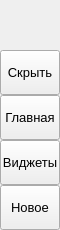
        <widget class="QFrame" name="leftMenuBg">
         <property name="minimumSize">
          <size>
           <width>60</width>
           <height>0</height>
          </size>
         </property>
         <property name="maximumSize">
          <size>
           <width>60</width>
           <height>16777215</height>
          </size>
         </property>
         <property name="frameShape">
          <enum>QFrame::NoFrame</enum>
         </property>
         <property name="frameShadow">
          <enum>QFrame::Raised</enum>
         </property>
         <layout class="QVBoxLayout" name="verticalLayout_3">
          <property name="spacing">
           <number>0</number>
          </property>
          <property name="leftMargin">
           <number>0</number>
          </property>
          <property name="topMargin">
           <number>0</number>
          </property>
          <property name="rightMargin">
           <number>0</number>
          </property>
          <property name="bottomMargin">
           <number>0</number>
          </property>
          <item>
           <widget class="QFrame" name="topLogoInfo">
            <property name="minimumSize">
             <size>
              <width>0</width>
              <height>50</height>
             </size>
            </property>
            <property name="maximumSize">
             <size>
              <width>16777215</width>
              <height>50</height>
             </size>
            </property>
            <property name="frameShape">
             <enum>QFrame::NoFrame</enum>
            </property>
            <property name="frameShadow">
             <enum>QFrame::Raised</enum>
            </property>
            <widget class="QFrame" name="topLogo">
             <property name="geometry">
              <rect>
               <x>10</x>
               <y>5</y>
               <width>42</width>
               <height>42</height>
              </rect>
             </property>
             <property name="minimumSize">
              <size>
               <width>42</width>
               <height>42</height>
              </size>
             </property>
             <property name="maximumSize">
              <size>
               <width>42</width>
               <height>42</height>
              </size>
             </property>
             <property name="frameShape">
              <enum>QFrame::NoFrame</enum>
             </property>
             <property name="frameShadow">
              <enum>QFrame::Raised</enum>
             </property>
            </widget>
            <widget class="QLabel" name="titleLeftApp">
             <property name="geometry">
              <rect>
               <x>70</x>
               <y>8</y>
               <width>160</width>
               <height>20</height>
              </rect>
             </property>
             <property name="font">
              <font>
               <family>Segoe UI</family>
               <pointsize>10</pointsize>
               <italic>false</italic>
               <bold>false</bold>
              </font>
             </property>
             <property name="text">
              <string>P3LOVE</string>
             </property>
             <property name="alignment">
              <set>Qt::AlignLeading|Qt::AlignLeft|Qt::AlignTop</set>
             </property>
            </widget>
            <widget class="QLabel" name="titleLeftDescription">
             <property name="geometry">
              <rect>
               <x>70</x>
               <y>27</y>
               <width>160</width>
               <height>16</height>
              </rect>
             </property>
             <property name="maximumSize">
              <size>
               <width>16777215</width>
               <height>16</height>
              </size>
             </property>
             <property name="font">
              <font>
               <family>Segoe UI</family>
               <pointsize>8</pointsize>
               <italic>false</italic>
               <bold>false</bold>
              </font>
             </property>
             <property name="text">
              <string>Voice assistant / dashboard</string>
             </property>
             <property name="alignment">
              <set>Qt::AlignLeading|Qt::AlignLeft|Qt::AlignTop</set>
             </property>
            </widget>
           </widget>
          </item>
          <item>
           <widget class="QFrame" name="leftMenuFrame">
            <property name="frameShape">
             <enum>QFrame::NoFrame</enum>
            </property>
            <property name="frameShadow">
             <enum>QFrame::Raised</enum>
            </property>
            <layout class="QVBoxLayout" name="verticalMenuLayout">
             <property name="spacing">
              <number>0</number>
             </property>
             <property name="leftMargin">
              <number>0</number>
             </property>
             <property name="topMargin">
              <number>0</number>
             </property>
             <property name="rightMargin">
              <number>0</number>
             </property>
             <property name="bottomMargin">
              <number>0</number>
             </property>
             <item>
              <widget class="QFrame" name="toggleBox">
               <property name="maximumSize">
                <size>
                 <width>16777215</width>
                 <height>45</height>
                </size>
               </property>
               <property name="frameShape">
                <enum>QFrame::NoFrame</enum>
               </property>
               <property name="frameShadow">
                <enum>QFrame::Raised</enum>
               </property>
               <layout class="QVBoxLayout" name="verticalLayout_4">
                <property name="spacing">
                 <number>0</number>
                </property>
                <property name="leftMargin">
                 <number>0</number>
                </property>
                <property name="topMargin">
                 <number>0</number>
                </property>
                <property name="rightMargin">
                 <number>0</number>
                </property>
                <property name="bottomMargin">
                 <number>0</number>
                </property>
                <item>
                 <widget class="QPushButton" name="toggleButton">
                  <property name="sizePolicy">
                   <sizepolicy hsizetype="Expanding" vsizetype="Fixed">
                    <horstretch>0</horstretch>
                    <verstretch>0</verstretch>
                   </sizepolicy>
                  </property>
                  <property name="minimumSize">
                   <size>
                    <width>0</width>
                    <height>45</height>
                   </size>
                  </property>
                  <property name="font">
                   <font>
                    <family>Segoe UI</family>
                    <pointsize>10</pointsize>
                    <italic>false</italic>
                    <bold>false</bold>
                   </font>
                  </property>
                  <property name="cursor">
                   <cursorShape>PointingHandCursor</cursorShape>
                  </property>
                  <property name="layoutDirection">
                   <enum>Qt::LeftToRight</enum>
                  </property>
                  <property name="styleSheet">
                   <string notr="true">background-image: url(:/icons/images/icons/icon_menu.png);</string>
                  </property>
                  <property name="text">
                   <string>Скрыть</string>
                  </property>
                 </widget>
                </item>
               </layout>
              </widget>
             </item>
             <item alignment="Qt::AlignTop">
              <widget class="QFrame" name="topMenu">
               <property name="frameShape">
                <enum>QFrame::NoFrame</enum>
               </property>
               <property name="frameShadow">
                <enum>QFrame::Raised</enum>
               </property>
               <layout class="QVBoxLayout" name="verticalLayout_8">
                <property name="spacing">
                 <number>0</number>
                </property>
                <property name="leftMargin">
                 <number>0</number>
                </property>
                <property name="topMargin">
                 <number>0</number>
                </property>
                <property name="rightMargin">
                 <number>0</number>
                </property>
                <property name="bottomMargin">
                 <number>0</number>
                </property>
                <item>
                 <widget class="QPushButton" name="btn_home">
                  <property name="sizePolicy">
                   <sizepolicy hsizetype="Expanding" vsizetype="Fixed">
                    <horstretch>0</horstretch>
                    <verstretch>0</verstretch>
                   </sizepolicy>
                  </property>
                  <property name="minimumSize">
                   <size>
                    <width>0</width>
                    <height>45</height>
                   </size>
                  </property>
                  <property name="font">
                   <font>
                    <family>Segoe UI</family>
                    <pointsize>10</pointsize>
                    <italic>false</italic>
                    <bold>false</bold>
                   </font>
                  </property>
                  <property name="cursor">
                   <cursorShape>PointingHandCursor</cursorShape>
                  </property>
                  <property name="layoutDirection">
                   <enum>Qt::LeftToRight</enum>
                  </property>
                  <property name="styleSheet">
                   <string notr="true">background-image: url(:/icons/images/icons/cil-home.png);</string>
                  </property>
                  <property name="text">
                   <string>Главная</string>
                  </property>
                 </widget>
                </item>
                <item>
                 <widget class="QPushButton" name="btn_widgets">
                  <property name="sizePolicy">
                   <sizepolicy hsizetype="Expanding" vsizetype="Fixed">
                    <horstretch>0</horstretch>
                    <verstretch>0</verstretch>
                   </sizepolicy>
                  </property>
                  <property name="minimumSize">
                   <size>
                    <width>0</width>
                    <height>45</height>
                   </size>
                  </property>
                  <property name="font">
                   <font>
                    <family>Segoe UI</family>
                    <pointsize>10</pointsize>
                    <italic>false</italic>
                    <bold>false</bold>
                   </font>
                  </property>
                  <property name="cursor">
                   <cursorShape>PointingHandCursor</cursorShape>
                  </property>
                  <property name="layoutDirection">
                   <enum>Qt::LeftToRight</enum>
                  </property>
                  <property name="styleSheet">
                   <string notr="true">background-image: url(:/icons/images/icons/cil-gamepad.png);</string>
                  </property>
                  <property name="text">
                   <string>Виджеты</string>
                  </property>
                 </widget>
                </item>
                <item>
                 <widget class="QPushButton" name="btn_new">
                  <property name="sizePolicy">
                   <sizepolicy hsizetype="Expanding" vsizetype="Fixed">
                    <horstretch>0</horstretch>
                    <verstretch>0</verstretch>
                   </sizepolicy>
                  </property>
                  <property name="minimumSize">
                   <size>
                    <width>0</width>
                    <height>45</height>
                   </size>
                  </property>
                  <property name="font">
                   <font>
                    <family>Segoe UI</family>
                    <pointsize>10</pointsize>
                    <italic>false</italic>
                    <bold>false</bold>
                   </font>
                  </property>
                  <property name="cursor">
                   <cursorShape>PointingHandCursor</cursorShape>
                  </property>
                  <property name="layoutDirection">
                   <enum>Qt::LeftToRight</enum>
                  </property>
                  <property name="styleSheet">
                   <string notr="true">background-image: url(:/icons/images/icons/cil-file.png);</string>
                  </property>
                  <property name="text">
                   <string>Новое</string>
                  </property>
                 </widget>
                </item>
               </layout>
              </widget>
             </item>
             <item alignment="Qt::AlignBottom">
              <widget class="QFrame" name="bottomMenu">
               <property name="frameShape">
                <enum>QFrame::NoFrame</enum>
               </property>
               <property name="frameShadow">
                <enum>QFrame::Raised</enum>
               </property>
               <layout class="QVBoxLayout" name="verticalLayout_9">
                <property name="spacing">
                 <number>0</number>
                </property>
                <property name="leftMargin">
                 <number>0</number>
                </property>
                <property name="topMargin">
                 <number>0</number>
                </property>
                <property name="rightMargin">
                 <number>0</number>
                </property>
                <property name="bottomMargin">
                 <number>0</number>
                </property>
               </layout>
              </widget>
             </item>
            </layout>
           </widget>
          </item>
         </layout>
        </widget>
